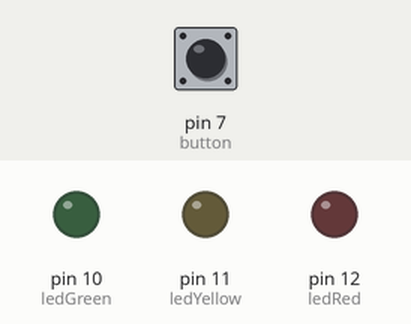
This sketch was run on a simulated Arduino Uno, built with avr-gcc and run on an emulated ATmega328P. Shown: output pins drawn as LEDs (lit = HIGH). Dashed ring = blinking. The test bench sets the inputs (shaded band); at power-on: pin 7 (button) HIGH. Random numbers use the default seed unless the sketch sets one.

Above: at 1.2 s.
1.3 s: pin 7 (button) pulled LOW for 0.15 s
4.4 s: pin 7 (button) pulled LOW for 3.2 s
At 6.9 s:
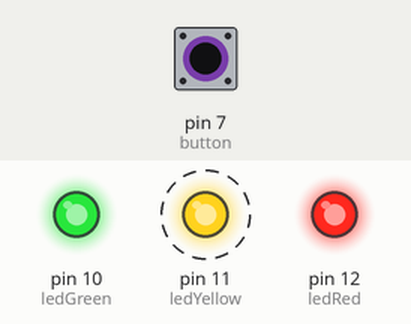
10.6 s: pin 7 (button) pulled LOW for 1 s
At 12.6 s:
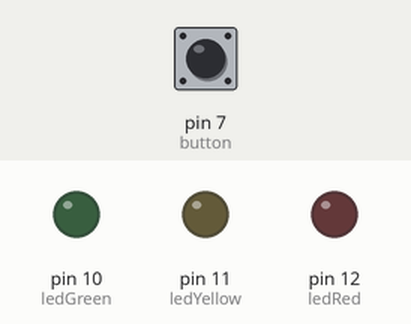
13.6 s: pin 7 (button) pulled LOW for 0.15 s
At 19.3 s:
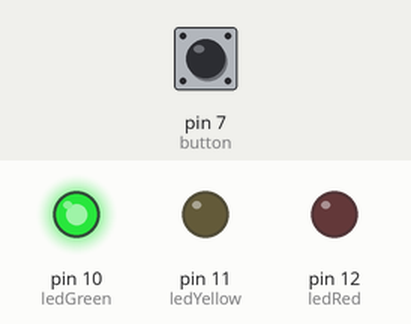
Timing chart, 0 to 20.7 s (numbered marks = the images above; inputs shaded):
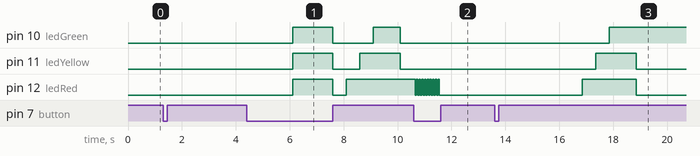

The sketch:

reactionTimer.ino
```cpp
//the next few lines set up the ports for the LEDs and the button
//you can change the numbers to match the ports you are using
int ledRed = 12;
int ledYellow = 11;
int ledGreen = 10;
int button = 7;
//the Time variables will be used to calculate the actual reaction time
int startTime = 0;
int endTime = 0;
int reactionTime = 0;

void setup() {
  pinMode (ledRed, OUTPUT);
  pinMode (ledYellow, OUTPUT);
  pinMode (ledGreen, OUTPUT);
  pinMode (button, INPUT);
}

void loop() {
  //turn off all LEDs at the start
  digitalWrite (ledRed, LOW);
  digitalWrite (ledYellow, LOW);
  digitalWrite (ledGreen, LOW);
  //this while statement makes the red LED flash to indicate the game is ready to start
  //the while loop ends when the user pushes the button
  while (digitalRead (button) == 0){
    digitalWrite (ledRed, HIGH);
    delay (50);
    digitalWrite (ledRed, LOW);
    delay (50);
  }
  //the following while statement waits for the button to be released by the user
  while (digitalRead (button) == 1) { }
  //this delay causes a random wait time between 1.5 and 6 seconds
  delay (random (1500, 6000));
  //turn on all LEDs after the random wait time, this is the signal for the user to push the button again
  digitalWrite (ledRed, HIGH);
  digitalWrite (ledYellow, HIGH);
  digitalWrite (ledGreen, HIGH);
  //millis() records the time when the LEDs are turned on
  //the time is measured in milliseconds since the Arduino was powered on
  startTime = millis ();
  //the following while waits for the button to be pushed
  while (digitalRead (button) == 0) { }
  //the following line records the time the button was pushed
  endTime = millis ();
  //turn off all LEDs
  digitalWrite (ledRed, LOW);
  digitalWrite (ledYellow, LOW);
  digitalWrite (ledGreen, LOW);
  //turn on the LEDs one by one to build suspense
  delay (500);
  digitalWrite (ledRed, HIGH);
  delay (500);
  digitalWrite (ledYellow, HIGH);
  delay (500);
  digitalWrite (ledGreen, HIGH);
  delay (1000);
  //turn off all LEDs, the following if statements will turn on the correct LED
  digitalWrite (ledRed, LOW);
  digitalWrite (ledYellow, LOW);
  digitalWrite (ledGreen, LOW);
  //calculate the reaction time by calculating the difference between the starting time and the ending time
  reactionTime = endTime - startTime;
  //the following if turns on the green LED for a fast reaction time
  //you can make it easier or harder by changing the value in the if statements
  if (reactionTime < 180){
    digitalWrite (ledGreen, HIGH);
  }
  else{
    //the following if turns on the yellow LED for an average reaction time
    if (reactionTime < 260){
      digitalWrite (ledYellow, HIGH);
    }
    //the last else turns on the red LED for a slow reaction time
    else{
      digitalWrite (ledRed, HIGH);
    }
  }
  //the following while statements wait for the button to be pressed and released before going back to the start of the program
  while (digitalRead (button) == 0) { }
  while (digitalRead (button) == 1) { }
}
```

Measured:
- after the input at 1.3 s, every drawn part: stays the same
- after the input at 10.6 s, pin 12 (ledRed): alternates HIGH for 0.05 s and LOW for 0.05 s, 19 changes in all, then stays LOW, starting after 0.05 s
- after the input at 13.6 s, pin 10 (ledGreen): LOW → HIGH after 4.2 s; pin 11 (ledYellow): LOW → HIGH after 3.7 s, → LOW 1.5 s later; pin 12 (ledRed): LOW → HIGH after 3.2 s, → LOW 2.0 s later
- by itself, pin 11 (ledYellow): alternates HIGH for 1.5 s and LOW for 1.0 s
